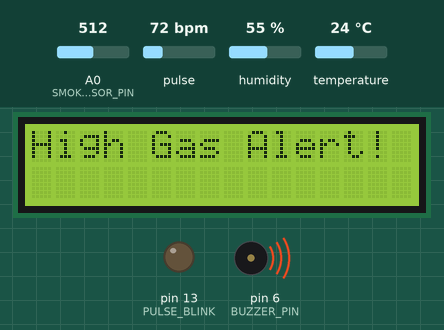
Simulated run of this sketch. Board: Arduino Uno, built with avr-gcc and run on an emulated ATmega328P. Shown: 16×2 character LCD, output pins drawn as LEDs (lit = HIGH), buzzer (waves = sounding, pin HIGH). The inputs (shaded band) are chosen by the test bench; at power-on: A0 (SMOKE_SENSOR_PIN) = 512, pulse 72 bpm, humidity 55 %, temperature 24 °C. What the sketch prints to the serial monitor is not drawn.

Above: at 1.3 s.
1.4 s: A0 (SMOKE_SENSOR_PIN) set to 412
4.2 s: A0 (SMOKE_SENSOR_PIN) set to 382
At 5.2 s:
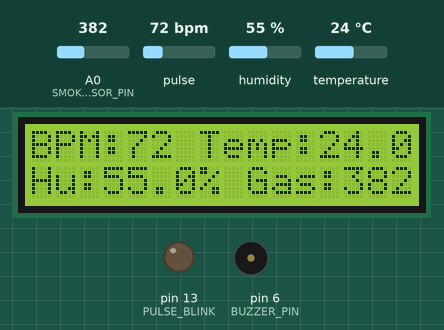
7.0 s: pulse set to 118 bpm
At 9.2 s:
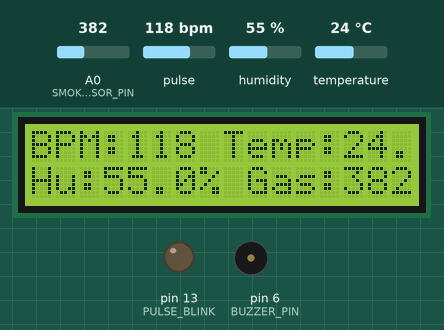
9.9 s: pulse set to 122 bpm
At 11.4 s:
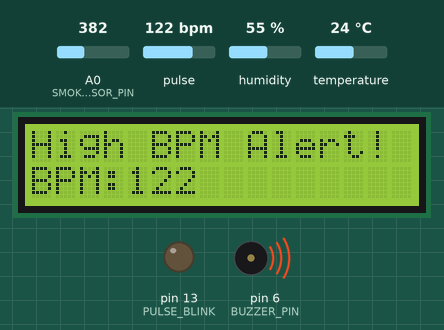
12.7 s: pulse set to 42 bpm
At 15.0 s:
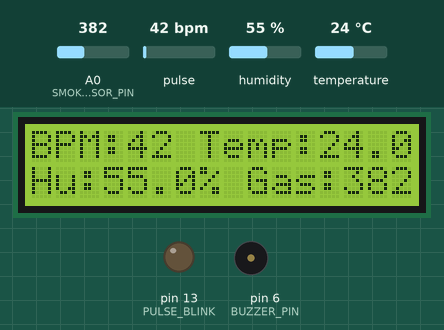
16.0 s: humidity set to 41 %
At 17.6 s:
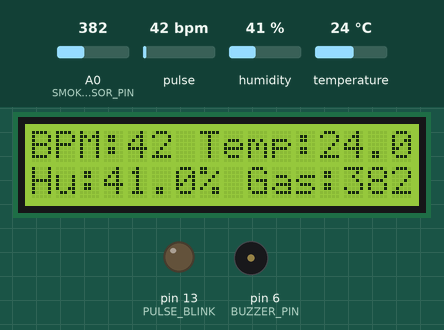
18.8 s: humidity set to 38 %
At 21.3 s:
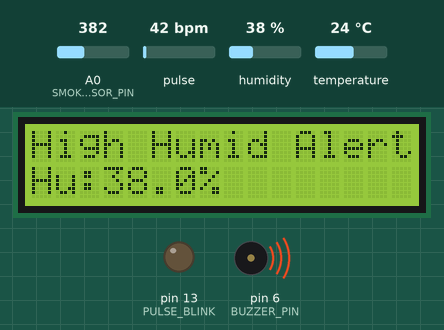
Timing chart, 0 to 22.8 s (numbered marks = the images above; inputs shaded):
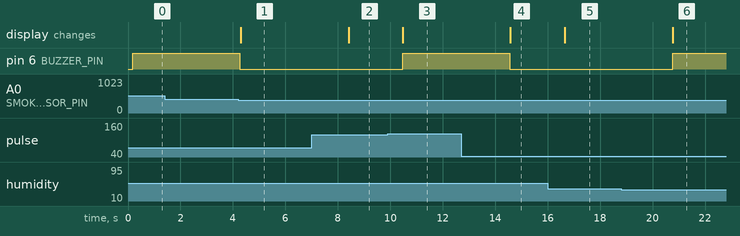

The sketch:

sketch_apr13b.ino
```cpp
#include <Wire.h>
#include <LiquidCrystal_I2C.h>
#include <DHT.h>
#include <PulseSensorPlayground.h>

#define HR_SENSOR_PIN A1
#define SMOKE_SENSOR_PIN A0
#define DHT_PIN 8
#define BUZZER_PIN 6
#define DHT_TYPE DHT11

DHT dht(DHT_PIN, DHT_TYPE);
LiquidCrystal_I2C lcd(0x27, 16, 2);

const int OUTPUT_TYPE = SERIAL_PLOTTER;
const int PULSE_INPUT = A1;
const int PULSE_BLINK = LED_BUILTIN;
const int PULSE_FADE = 5;
const int THRESHOLD = 550;

PulseSensorPlayground pulseSensor;
void setup() {
  Serial.begin(9600);
  lcd.init();
  lcd.begin(16, 2);
  lcd.backlight();
  dht.begin();
  pinMode(BUZZER_PIN, OUTPUT);
  pinMode(SMOKE_SENSOR_PIN, INPUT);

   pulseSensor.analogInput(PULSE_INPUT);
  pulseSensor.blinkOnPulse(PULSE_BLINK);
  pulseSensor.fadeOnPulse(PULSE_FADE);
  pulseSensor.setSerial(Serial);
  pulseSensor.setOutputType(OUTPUT_TYPE);
  pulseSensor.setThreshold(THRESHOLD);

  if (!pulseSensor.begin()) {
    while (true) {
      digitalWrite(PULSE_BLINK, LOW);
      delay(50);
      Serial.println('!');
      digitalWrite(PULSE_BLINK, HIGH);
      delay(50);
    }
  }
}

void loop() {
  float temperature = dht.readTemperature();
  float humidity = dht.readHumidity();


  // Buzzer alert

    int bpm = pulseSensor.getBeatsPerMinute();
  int gasLevel = analogRead(SMOKE_SENSOR_PIN);
if (!isnan(temperature) && !isnan(humidity)) {
  String payload = "Prasath," + String(bpm) + "," + String(temperature, 2) + "," + String(humidity, 2) + "," + String(gasLevel);
  Serial.println(payload);
  bool alert = false;
lcd.clear();

if (gasLevel > 400) {
  lcd.setCursor(0, 0);
  lcd.print("High Gas Alert!");
  lcd.print(" Gas:");
  lcd.print(gasLevel);
  lcd.print(bpm);
  alert = true;
} else if (bpm > 120) {
  lcd.setCursor(0, 0);
  lcd.print("High BPM Alert!");
  lcd.setCursor(0, 1);
  lcd.print("BPM:");
  lcd.print(bpm);
  alert = true;
} else if (temperature >= 36) {
  lcd.setCursor(0, 0);
  lcd.print("High Temp Alert!");
  lcd.setCursor(0, 1);
   lcd.print(" Temp:");
   lcd.print(temperature, 1); lcd.print((char)223);
  alert = true;
} else if (humidity < 40) {
  lcd.setCursor(0, 0);
  lcd.print("High Humid Alert!");
  lcd.setCursor(0, 1);
  lcd.setCursor(0, 1);
  lcd.print("Hu:");
  lcd.print(humidity, 1); lcd.print("%");
  alert = true;
}

if (alert) {
  digitalWrite(BUZZER_PIN, HIGH);
} else {
  digitalWrite(BUZZER_PIN, LOW);
  lcd.clear();
  lcd.setCursor(0, 0);
  lcd.print("BPM:");
  lcd.print(bpm);
  lcd.print(" Temp:");
   lcd.print(temperature, 1); lcd.print((char)223);
  lcd.setCursor(0, 1);
  lcd.print("Hu:");
lcd.print(humidity, 1); lcd.print("%");
  lcd.print(" Gas:");
  lcd.print(gasLevel);

}}

  delay(2000);
}
```

Measured:
- the behaviour switches between 401 and 400 on A0 (SMOKE_SENSOR_PIN) (found by bisection; images 0 and 1)
- the behaviour switches between 120 and 121 bpm on pulse (found by bisection; images 2 and 3)
- the behaviour switches between 40 and 39 % on humidity (found by bisection; images 5 and 6)
- after the input at 1.4 s, every drawn part: stays the same
- after the input at 4.2 s, pin 6 (BUZZER_PIN): HIGH → LOW after 0.06 s; the display: changes after 0.09 s (image 1)
- after the input at 7.0 s, the display: changes after 1.4 s (image 2)
- after the input at 9.9 s, pin 6 (BUZZER_PIN): LOW → HIGH after 0.57 s; the display: changes after 0.57 s (image 3)
- after the input at 12.7 s, pin 6 (BUZZER_PIN): HIGH → LOW after 1.8 s; the display: changes after 1.9 s (image 4)
- after the input at 16.0 s, the display: changes after 0.64 s (image 5)
- after the input at 18.8 s, pin 6 (BUZZER_PIN): LOW → HIGH after 2.0 s; the display: changes after 2.0 s (image 6)
